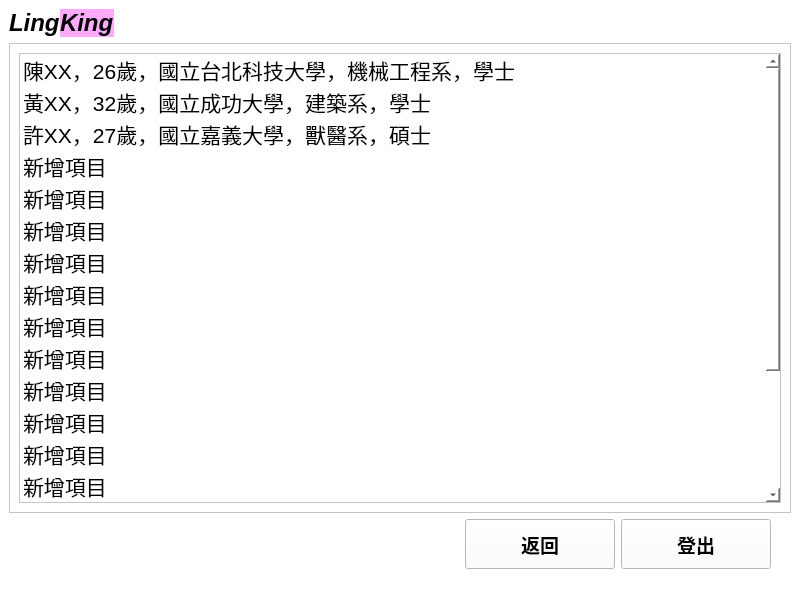
<?xml version="1.0" encoding="UTF-8"?>
<ui version="4.0">
 <class>companySearchWindow</class>
 <widget class="QMainWindow" name="companySearchWindow">
  <property name="geometry">
   <rect>
    <x>0</x>
    <y>0</y>
    <width>800</width>
    <height>600</height>
   </rect>
  </property>
  <property name="windowTitle">
   <string>LingKing</string>
  </property>
  <property name="styleSheet">
   <string notr="true">background-color: rgb(255, 255, 255);</string>
  </property>
  <widget class="QWidget" name="centralwidget">
   <layout class="QGridLayout" name="gridLayout_3">
    <item row="0" column="0">
     <layout class="QGridLayout" name="gridLayout_2">
      <item row="0" column="0">
       <layout class="QHBoxLayout" name="horizontalLayout_2">
        <property name="spacing">
         <number>0</number>
        </property>
        <item>
         <widget class="QLabel" name="label">
          <property name="enabled">
           <bool>true</bool>
          </property>
          <property name="sizePolicy">
           <sizepolicy hsizetype="Fixed" vsizetype="Fixed">
            <horstretch>1</horstretch>
            <verstretch>0</verstretch>
           </sizepolicy>
          </property>
          <property name="font">
           <font>
            <pointsize>18</pointsize>
            <weight>75</weight>
            <italic>true</italic>
            <bold>true</bold>
            <strikeout>false</strikeout>
           </font>
          </property>
          <property name="text">
           <string>Ling</string>
          </property>
          <property name="textFormat">
           <enum>Qt::PlainText</enum>
          </property>
          <property name="wordWrap">
           <bool>false</bool>
          </property>
         </widget>
        </item>
        <item>
         <widget class="QLabel" name="label_5">
          <property name="sizePolicy">
           <sizepolicy hsizetype="Fixed" vsizetype="Fixed">
            <horstretch>2</horstretch>
            <verstretch>0</verstretch>
           </sizepolicy>
          </property>
          <property name="font">
           <font>
            <pointsize>18</pointsize>
            <weight>75</weight>
            <italic>true</italic>
            <bold>true</bold>
           </font>
          </property>
          <property name="styleSheet">
           <string notr="true">background-color: rgb(255, 170, 255)</string>
          </property>
          <property name="text">
           <string>King</string>
          </property>
         </widget>
        </item>
        <item>
         <spacer name="horizontalSpacer_2">
          <property name="orientation">
           <enum>Qt::Horizontal</enum>
          </property>
          <property name="sizeType">
           <enum>QSizePolicy::Expanding</enum>
          </property>
          <property name="sizeHint" stdset="0">
           <size>
            <width>40</width>
            <height>20</height>
           </size>
          </property>
         </spacer>
        </item>
       </layout>
      </item>
      <item row="1" column="0">
       <widget class="QScrollArea" name="scrollArea">
        <property name="widgetResizable">
         <bool>true</bool>
        </property>
        <widget class="QWidget" name="scrollAreaWidgetContents">
         <property name="geometry">
          <rect>
           <x>0</x>
           <y>0</y>
           <width>778</width>
           <height>466</height>
          </rect>
         </property>
         <layout class="QGridLayout" name="gridLayout_4">
          <item row="0" column="0">
           <widget class="QListWidget" name="listWidget">
            <property name="font">
             <font>
              <pointsize>16</pointsize>
             </font>
            </property>
            <item>
             <property name="text">
              <string>陳XX，26歲，國立台北科技大學，機械工程系，學士</string>
             </property>
            </item>
            <item>
             <property name="text">
              <string>黃XX，32歲，國立成功大學，建築系，學士</string>
             </property>
            </item>
            <item>
             <property name="text">
              <string>許XX，27歲，國立嘉義大學，獸醫系，碩士</string>
             </property>
            </item>
            <item>
             <property name="text">
              <string>新增項目</string>
             </property>
            </item>
            <item>
             <property name="text">
              <string>新增項目</string>
             </property>
            </item>
            <item>
             <property name="text">
              <string>新增項目</string>
             </property>
            </item>
            <item>
             <property name="text">
              <string>新增項目</string>
             </property>
            </item>
            <item>
             <property name="text">
              <string>新增項目</string>
             </property>
            </item>
            <item>
             <property name="text">
              <string>新增項目</string>
             </property>
            </item>
            <item>
             <property name="text">
              <string>新增項目</string>
             </property>
            </item>
            <item>
             <property name="text">
              <string>新增項目</string>
             </property>
            </item>
            <item>
             <property name="text">
              <string>新增項目</string>
             </property>
            </item>
            <item>
             <property name="text">
              <string>新增項目</string>
             </property>
            </item>
            <item>
             <property name="text">
              <string>新增項目</string>
             </property>
            </item>
            <item>
             <property name="text">
              <string>新增項目</string>
             </property>
            </item>
            <item>
             <property name="text">
              <string>新增項目</string>
             </property>
            </item>
            <item>
             <property name="text">
              <string>新增項目</string>
             </property>
            </item>
            <item>
             <property name="text">
              <string>新增項目</string>
             </property>
            </item>
           </widget>
          </item>
         </layout>
        </widget>
       </widget>
      </item>
     </layout>
    </item>
    <item row="1" column="0">
     <layout class="QGridLayout" name="gridLayout">
      <item row="0" column="0">
       <layout class="QHBoxLayout" name="horizontalLayout">
        <item>
         <spacer name="horizontalSpacer">
          <property name="orientation">
           <enum>Qt::Horizontal</enum>
          </property>
          <property name="sizeHint" stdset="0">
           <size>
            <width>40</width>
            <height>20</height>
           </size>
          </property>
         </spacer>
        </item>
        <item>
         <widget class="QPushButton" name="back_BTN">
          <property name="sizePolicy">
           <sizepolicy hsizetype="Maximum" vsizetype="Maximum">
            <horstretch>1</horstretch>
            <verstretch>1</verstretch>
           </sizepolicy>
          </property>
          <property name="maximumSize">
           <size>
            <width>150</width>
            <height>50</height>
           </size>
          </property>
          <property name="font">
           <font>
            <pointsize>14</pointsize>
            <weight>75</weight>
            <bold>true</bold>
           </font>
          </property>
          <property name="text">
           <string>返回</string>
          </property>
         </widget>
        </item>
        <item>
         <widget class="QPushButton" name="logout_BTN">
          <property name="sizePolicy">
           <sizepolicy hsizetype="Maximum" vsizetype="Maximum">
            <horstretch>1</horstretch>
            <verstretch>1</verstretch>
           </sizepolicy>
          </property>
          <property name="maximumSize">
           <size>
            <width>150</width>
            <height>50</height>
           </size>
          </property>
          <property name="font">
           <font>
            <pointsize>14</pointsize>
            <weight>75</weight>
            <bold>true</bold>
           </font>
          </property>
          <property name="text">
           <string>登出</string>
          </property>
         </widget>
        </item>
        <item>
         <spacer name="verticalSpacer">
          <property name="orientation">
           <enum>Qt::Vertical</enum>
          </property>
          <property name="sizeType">
           <enum>QSizePolicy::Maximum</enum>
          </property>
          <property name="sizeHint" stdset="0">
           <size>
            <width>20</width>
            <height>50</height>
           </size>
          </property>
         </spacer>
        </item>
       </layout>
      </item>
     </layout>
    </item>
   </layout>
  </widget>
  <widget class="QStatusBar" name="statusbar"/>
 </widget>
 <resources/>
 <connections>
  <connection>
   <sender>logout_BTN</sender>
   <signal>clicked()</signal>
   <receiver>companySearchWindow</receiver>
   <slot>close()</slot>
   <hints>
    <hint type="sourcelabel">
     <x>667</x>
     <y>563</y>
    </hint>
    <hint type="destinationlabel">
     <x>673</x>
     <y>579</y>
    </hint>
   </hints>
  </connection>
 </connections>
</ui>
